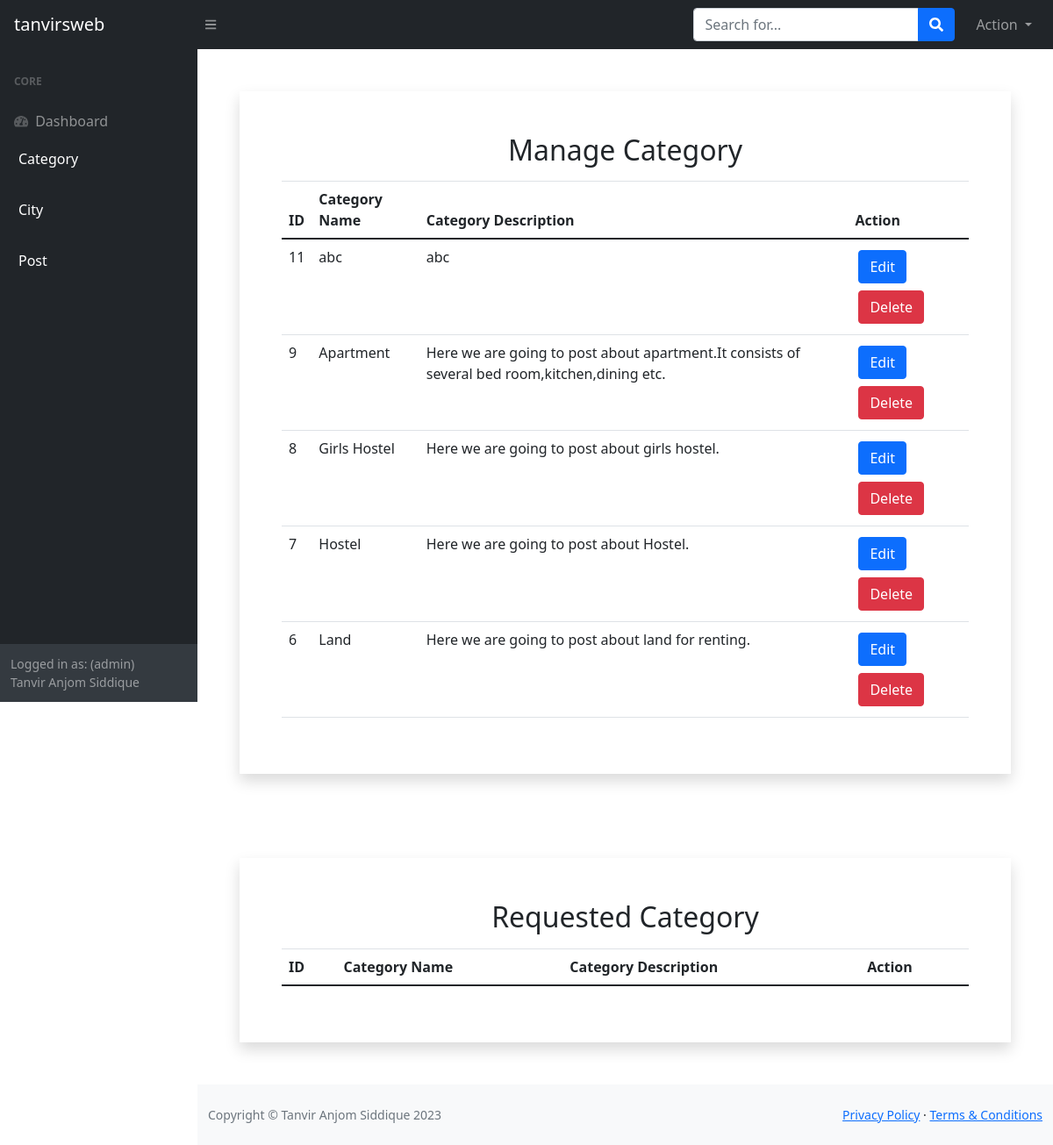
The app's page /Admin/manage_category.php (signed in), older data.
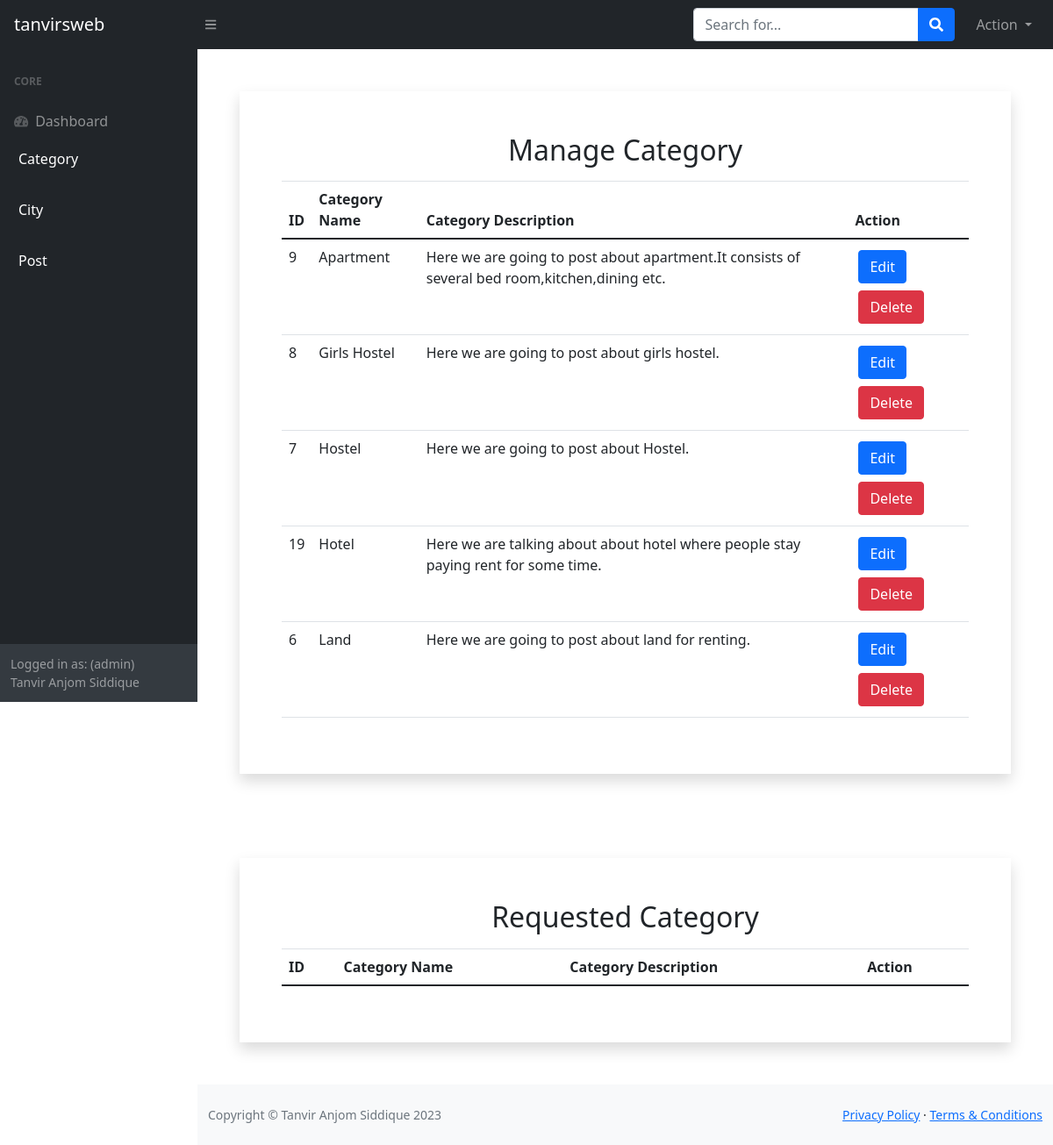
The same page, newer data.
### tables this page shows
CREATE TABLE `category` (
  `cat_id` int(255) NOT NULL,
  `cat_name` text NOT NULL,
  `cat_des` text NOT NULL,
  `ctg_author_id` int(11) NOT NULL
);

### Admin/manage_category.php (called while the page is built)
<?php
    $view="manage_category";
    include("template.php");
?>

### Admin/class/function.php (called while the page is built, shortened)
<?php
    class adminBlog{
        private $conn;
        public function __construct(){
            $dbhost='localhost';
            $dbuser='root';
            $dbpass='';
            $dbname='house_renting';
            $this->conn=mysqli_connect($dbhost,$dbuser,$dbpass,$dbname);
        }
        public function display_category(){
            $query="SELECT * FROM category ORDER BY cat_name";
            if(mysqli_query($this->conn,$query)){
                $category=mysqli_query($this->conn,$query);
                return $category;
            }
        }
    }
?>

### Admin/view/manage_category_view.php (the view, shortened to what this page needs)
<?php
    $catdata=$obj->display_category();
?>
<div class="shadow m-5 p-5">
    <h2 class="text-center mb-3">Manage Category</h2>
    <table class="table">
        <thead>
            <tr>
                <th>ID</th>
                <th>Category Name</th>
                <th>Category Description</th>
                <?php if($_SESSION['person']=='admin'){?>
                    <th>Action</th>
                <?php } ?>
            </tr>
        </thead>
        <tbody>
            <?php
                foreach($catdata as $cat){ ?>
                <tr>
                    <td> <?php echo $cat['cat_id']; ?> </td>
                    <td> <?php echo $cat['cat_name']; ?> </td>
                    <td> <?php echo $cat['cat_des']; ?> </td>
                    <td>
                        <?php if($_SESSION['person']=='admin'){?>
                        <a href="edit_category.php?status=edtctg&&id=<?php echo $cat['cat_id']; ?>" class="btn btn-primary m-1">Edit</a>
                        <a href="?status=delctg&&delid=<?php echo $cat['cat_id']; ?>" class="btn btn-danger m-1">Delete</a>
                        <?php } ?>
                    </td>
                </tr>
            <?php } ?>
        </tbody>
    </table>
</div>
<div class="shadow m-5 p-5">
    <h2 class="text-center mb-3">Requested Category</h2>
    <table class="table">
        <thead>
            <tr>
                <th>ID</th>
                <th>Category Name</th>
                <th>Category Description</th>
                <th>Action</th>
            </tr>
        </thead>
    </table>
</div>

### Admin/includes/head.php (shortened to what this page needs)
<!DOCTYPE html>
<html lang="en">
    <head>
        <link href="css/styles.css" rel="stylesheet" />
        <link rel="stylesheet" href="css/bootstrap5.min.css">
        <link href="https://cdn.datatables.net/1.10.20/css/dataTables.bootstrap4.min.css" rel="stylesheet" />
    </head>

### Admin/template.php (shortened to what this page needs)
<?php
    include('class/function.php');
    $obj=new adminBlog();
?>
<?php include_once("includes/head.php");?>
<body class="sb-nav-fixed">
        <?php include_once("includes/topnav.php"); ?>
        <div id="layoutSidenav">
            <?php include_once("includes/sidenav.php");?>
            <div id="layoutSidenav_content">
                <?php
                    if(isset($view)){
                        if($view=="dashboard"){
                            include("view/dash_view.php");
                        }
                        elseif($view=="add_category"){
                            include("view/add_category_view.php");
                        }
                        elseif($view=="manage_category"){
                            include("view/manage_category_view.php");
                        }
                        elseif($view=="add_post"){
                            include("view/add_post_view.php");
                        }
                        elseif($view=="manage_post"){
                            include("view/manage_post_view.php");
                        }
                        elseif($view=="edit_img"){
                            include("view/edit_img_view.php");
                        }
                        elseif($view=="edit_post"){
                            include("view/edit_post_view.php");
                        }
                        elseif($view=="edit_category"){
                            include("view/edit_category_view.php");
                        }
                        elseif($view=="add_city"){
                            include("view/add_city_view.php");
                        }
                        elseif($view=="manage_city"){
                            include("view/manage_city_view.php");
                        }
                        elseif($view=="edit_city"){
                            include("view/edit_city_view.php");
                        }
                        elseif($view=="account_setting"){
                            include("view/account_setting_view.php");
                        }
                    }
                ?>
                <?php include_once("includes/footer.php"); ?>
            </div>
        </div>
    </body>
</html>

### Admin/includes/topnav.php (shortened to what this page needs)
<nav class="sb-topnav navbar navbar-expand navbar-dark bg-dark">
    <a class="navbar-brand" href="#">tanvirsweb</a>
    <button class="btn btn-link btn-sm order-1 order-lg-0" id="sidebarToggle" href="#"><i class="fas fa-bars"></i></button>
    <form class="d-none d-md-inline-block form-inline ml-auto mr-0 mr-md-3 my-2 my-md-0">
        <div class="input-group">
            <input class="form-control" type="text" placeholder="Search for..." aria-label="Search" aria-describedby="basic-addon2" />
            <div class="input-group-append">
                <button class="btn btn-primary" type="button"><i class="fas fa-search"></i></button>
            </div>
        </div>
    </form>
    <ul class="navbar-nav ml-auto ml-md-0">
        <li>
            <div class="btn-group">
            <a role="button" class="nav-link dropdown-toggle" data-bs-toggle="dropdown" aria-expanded="false">
            Action
            </a>
            </div>
        </li>
    </ul>
</nav>

### Admin/includes/sidenav.php (shortened to what this page needs)
<div id="layoutSidenav_nav">
    <nav class="sb-sidenav accordion sb-sidenav-dark" id="sidenavAccordion">
        <div class="sb-sidenav-menu">
            <div class="nav">
                <div class="sb-sidenav-menu-heading">Core</div>
                <a class="nav-link" href="dashboard.php">
                    <div class="sb-nav-link-icon"><i class="fas fa-tachometer-alt"></i></div>
                    Dashboard
                </a>
                <ul class="list-unstyled">
                    <li class="mb-1 ms-2">
                        <div class="btn
                        text-white
                         btn-toggle align-items-center collapsed" data-bs-toggle="collapse" data-bs-target="#category-collapse" aria-expanded="true">
                         Category
                        </div>
                    </li>
                </ul>
                <ul class="list-unstyled">
                    <li class="mb-1 ms-2">
                        <div class="btn
                        text-white
                         btn-toggle align-items-center collapsed" data-bs-toggle="collapse" data-bs-target="#city-collapse" aria-expanded="true">
                         City
                        </div>
                    </li>
                </ul>
                <ul class="list-unstyled">
                    <li class="mb-1 ms-2">
                        <div class="btn
                        text-white
                         btn-toggle align-items-center collapsed" data-bs-toggle="collapse" data-bs-target="#post-collapse" aria-expanded="true">
                         Post
                        </div>
                    </li>
                </ul>
            </div>
        </div>
        <div class="sb-sidenav-footer">
            <div class="small">Logged in as:
            <?php
                echo '('. $_SESSION['person'] .')<br>'.  $_SESSION['person_name'];
            ?>
            </div>
        </div>
    </nav>
</div>

### Admin/includes/footer.php
<footer class="py-4 bg-light mt-auto">
<div class="container-fluid">
    <div class="d-flex align-items-center justify-content-between small">
        <div class="text-muted">Copyright &copy; Tanvir Anjom Siddique 2023</div>
        <div>
            <a href="#">Privacy Policy</a>
            &middot;
            <a href="#">Terms &amp; Conditions</a>
        </div>
    </div>
</div>
</footer>

Row changes from the older to the newer data that the page shows:
removed category: cat_id "11", cat_name "abc", cat_des "abc"
added category: cat_id "19", cat_name "Hotel", cat_des "Here we are talking about about hotel where people stay paying rent for some time."
